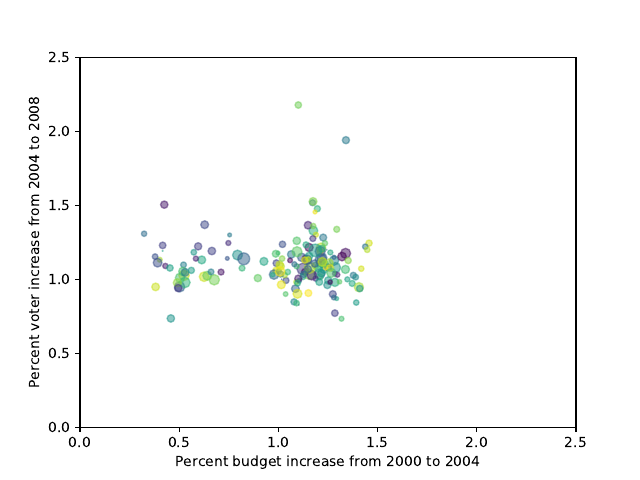

Write the Python code that produced this figure.
#! /usr/bin/env python3

import matplotlib.pyplot as plt
import random
import math

# Creating a figure instance to write to pdf later
f = plt.figure()

# Plotting so axes are same scale
# Zooming in on majority of data points, losing
# a few outliers though. (To get full scale
# including outliers, plot on (0, 4) for
# both axes. 
plt.ylim(0, 2.5)
plt.xlim(0, 2.5)


# Use final_data.txt to generate my x and y coordinates
# x = budget increase
# y = voter increase
# N = length

x = []
y = []
dist = []
areas = []

data = open("final_data.txt", "rt")
line = data.readline() # reading header
line = data.readline() # reading real first line
while line:
    parts = line.split("|")

    # Getting rid of trailing white space
    budgetInc = float(parts[2].rstrip())
    voterInc = float(parts[1].rstrip())
    curDist = parts[0].rstrip()
    circleSize = int(parts[3])

    dist.append(curDist)
    x.append(budgetInc)
    y.append(voterInc)
    areas.append(circleSize)

    line = data.readline()

N = len(x)

# TEST CODE - when run, matches final_data.txt
# for i in range(0, N):
#    print("x = " + str(x[i]) + ". y = " + str(y[i]))

# Making a list of colors
colors = [random.random() for i in range(N)]

# Make a list of circle sizes
# LATER - somehow based on census data?
areas = [areas[i]*0.3 for i in range(len(areas))]

# Make the scatter plot
plt.scatter(x, y, c = colors, s = areas, alpha = 0.5)

# spacing out the ticks - didn't work!
# plt.margins(0.9)
# plt.subplots_adjust(bottom=0.15)

# WANT TO LABEL EACH INDIV CIRCLE WITH THE DISTRICT
# use district list
           
# Specify the labels
plt.xlabel("Percent budget increase from 2000 to 2004")
plt.ylabel("Percent voter increase from 2004 to 2008")

# Save the plot to a PDF file
f.savefig("graph.pdf")

data.close()
